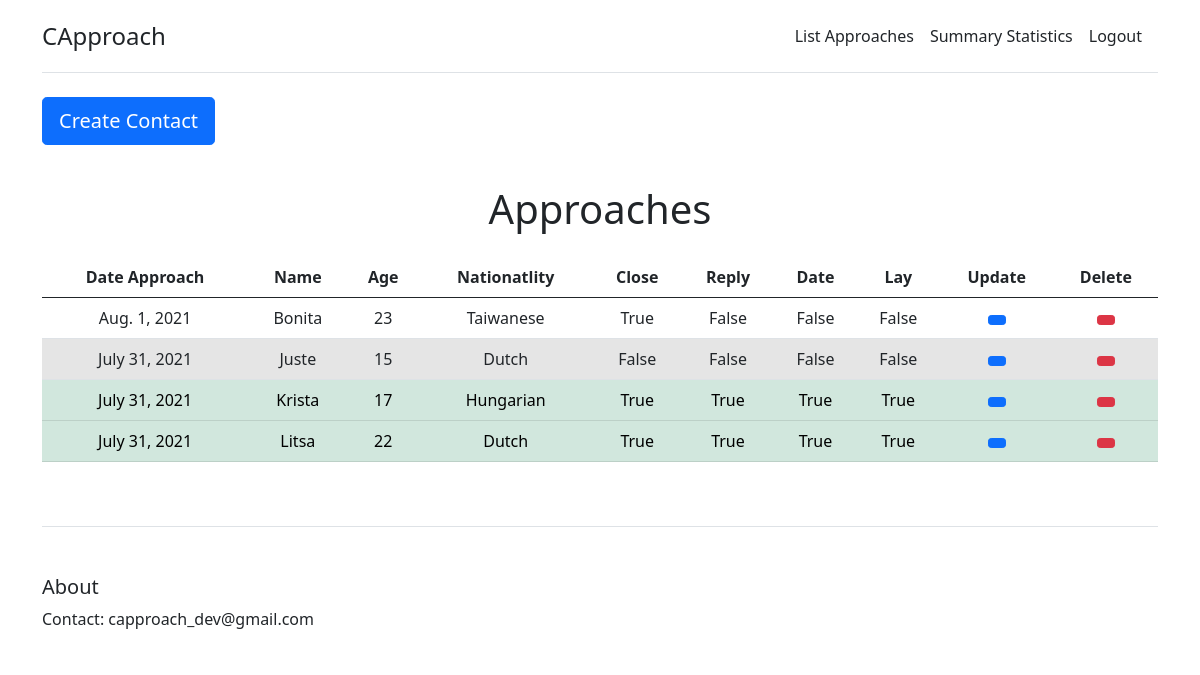
The page / (signed in) on the database as committed earlier.
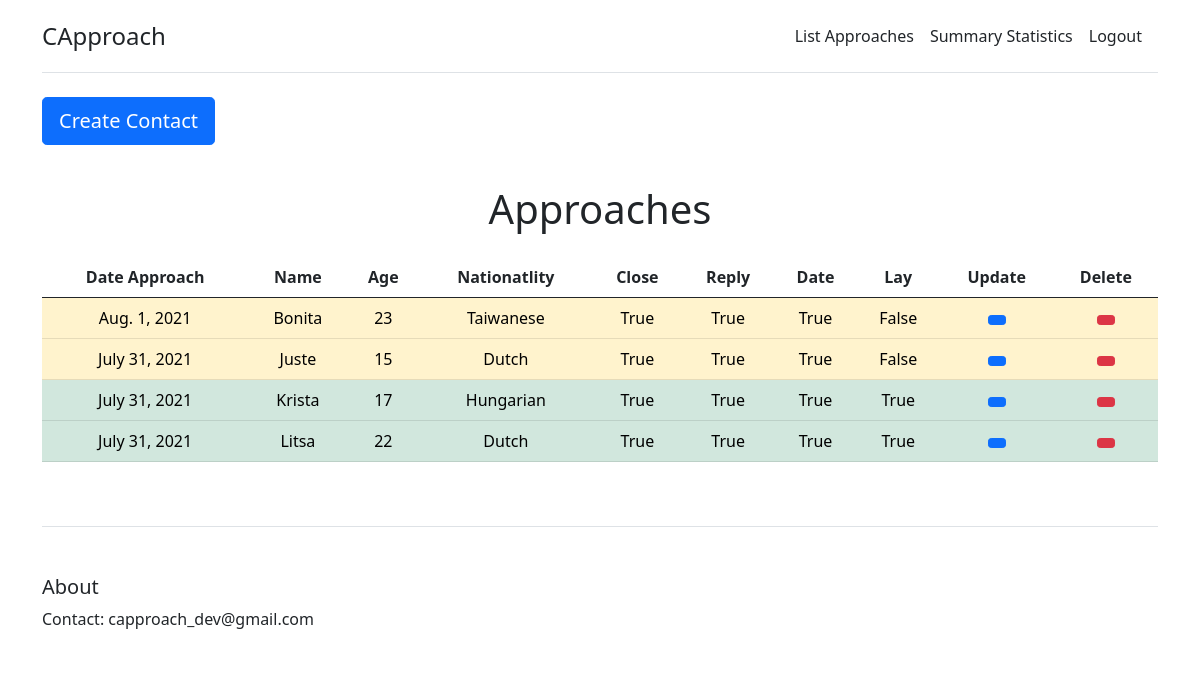
The same page on the database as committed later.
### core/models.py (models this page shows, shortened)
class Contact(models.Model):
	AGE_CHOICES = [(i,i) for i in range(15, 50)]
	DURATION_CHOICES = [('Short', 'Short'), ('Medium', 'Medium'), ('Long', 'Long')]
	INTERACTION_CHOICES = [(i,i) for i in range(1, 11)]
	LOOKS_CHOICES = [(i,i) for i in range(1, 11)]
	BOOLEAN_CHOICES = [(1, 'yes'),(0, 'no')]
	date_approach = models.DateField(default=timezone.now)
	time_approach = models.TimeField(default=timezone.now)
	name = models.CharField(max_length=30, blank=False)
	age = models.IntegerField(blank=True, null=True, choices=AGE_CHOICES, default=22)
	nationality = models.CharField(max_length=30, blank=True, null=True)
	duration = models.CharField(max_length=30, choices=DURATION_CHOICES, default='Medium', blank=True, null=True)
	interaction = models.IntegerField(blank=True, null=True, choices=INTERACTION_CHOICES, default=7)
	looks = models.IntegerField(blank=True, null=True, choices=LOOKS_CHOICES, default=7)
	close = models.BooleanField(choices=BOOLEAN_CHOICES, default=1, blank=True)
	reply = models.BooleanField(choices=BOOLEAN_CHOICES, default=0, blank=True)
	date = models.BooleanField(choices=BOOLEAN_CHOICES, default=0, blank=True)
	lay = models.BooleanField(choices=BOOLEAN_CHOICES, default=0, blank=True)
	comments = models.TextField(blank = True, max_length=300)
	created_at = models.DateTimeField(editable=False, default=timezone.now)
	updated_at = models.DateTimeField(editable=False, default=timezone.now)
	created_by = models.ForeignKey(User, on_delete=models.CASCADE, null=True, blank=True, editable=False)

### core/views.py (the view)
# urls.py: path('', views.ContactListView.as_view(), name='contact_list'),
@method_decorator(login_required, name='dispatch')
class ContactListView(ListView):
	template_name = 'core/contact_list.html'
	model = Contact
	def get_context_data(self, **kwargs):
		context = super().get_context_data(**kwargs)
		user = self.request.user
		context['contact_list'] = Contact.objects \
		.filter(created_by=user) \
		.order_by('-date_approach', '-time_approach')
		return context

### core/templates/core/contact_list.html (shortened to what this page needs)
{% extends 'core/base.html' %}
{% block content %}
<main>
	<h2 class="display-6 text-center mb-4">Approaches</h2>
	<div class="table-responsive">
		<table class="table text-center">
			<thead>
				<tr>
					<th>Date Approach</th>
					<th>Name</th>
					<th>Age</th>
					<th>Nationatlity</th>
					<th>Close</th>
					<th>Reply</th>
					<th>Date</th>
					<th>Lay</th>
					<th>Update</th>
					<th>Delete</th>
				</tr>
			</thead>
			<tbody>
				{% for contact in contact_list %}
					{% if contact.close == 0 and contact.reply == 0 and contact.date == 0 and contact.lay == 0 %}
					<tr class="table-active">
					{% elif contact.close == 1 and contact.reply == 0 and contact.date == 0 and contact.lay == 0 %}
					<tr>
					{% elif contact.close == 1 and contact.reply == 1 and contact.date == 0 and contact.lay == 0 %}
					<tr class="table-primary">
					{% elif contact.close == 1 and contact.reply == 1 and contact.date == 1 and contact.lay == 0 %}
					<tr class="table-warning">
					{% elif contact.close == 1 and contact.reply == 1 and contact.date == 1 and contact.lay == 1 %}
					<tr class="table-success">
					{% else %}
					<tr>
					{% endif %}
					<td>{{ contact.date_approach }}</td>
					<td>{{ contact.name }}</td>
					<td>{{ contact.age }}</td>
					<td>{{ contact.nationality }}</td>
					<td>{{ contact.close }}</td>
					<td>{{ contact.reply }}</td>
					<td>{{ contact.date }}</td>
					<td>{{ contact.lay }}</td>
					<td><button type="button" class="contact-update bs-modal btn btn-sm btn-primary" data-form-url="{% url 'contact_update' contact.pk %}">
					</button></td>
					<td><button type="button" class="contact-delete bs-modal btn btn-sm btn-danger" data-form-url="{% url 'contact_delete' contact.pk %}">
					</button></td>
				</tr>
				{% endfor %}
			</tbody>
		</table>
	</div>
</main>
{% endblock %}

Rows that differ between the two databases and show on the page:
changed Contact "Aug. 1, 2021": reply "False" → "True"; date "False" → "True"
changed Contact "Juste": close "False" → "True"; reply "False" → "True"; date "False" → "True"
